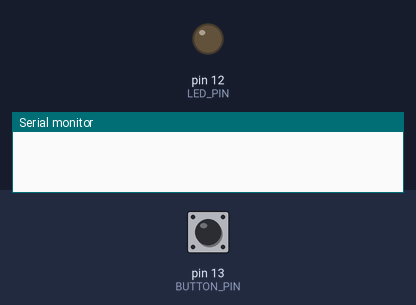
A sketch run on a simulated Arduino Uno, built with avr-gcc and run on an emulated ATmega328P. On the bench: output pins drawn as LEDs (lit = HIGH), the last lines printed to the serial monitor. Inputs (shaded band) come from the test bench; at power-on: pin 13 (BUTTON_PIN) HIGH.

Above: at 1.2 s.
1.3 s: pin 13 (BUTTON_PIN) pulled LOW for 0.15 s
At 2.0 s:
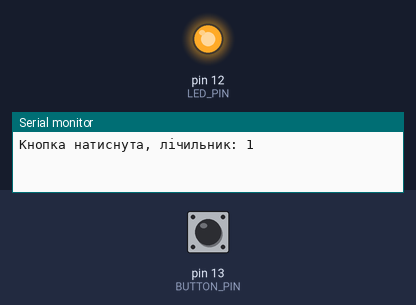
2.9 s: pin 13 (BUTTON_PIN) pulled LOW for 1 s
At 3.2 s:
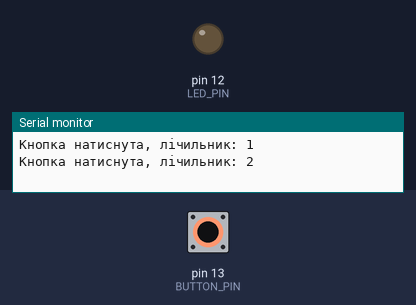
5.4 s: pin 13 (BUTTON_PIN) pulled LOW for 3.2 s
At 6.3 s:
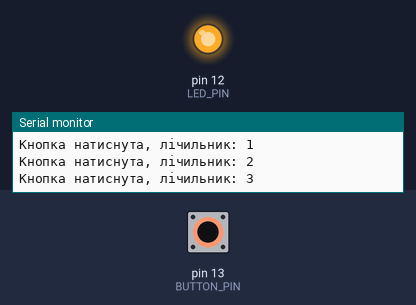
Timing chart, 0 to 8.4 s (numbered marks = the images above; inputs shaded):
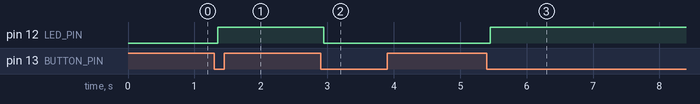

The sketch:

04_bounce_issue_fix_better.ino
```cpp
const int BUTTON_PIN = 13;
const int LED_PIN = 12;

int lastButtonState = HIGH;
int buttonState = HIGH;
int ledState = LOW;
int counter = 0;

void setup() {
  Serial.begin(9600);
  pinMode(LED_PIN, OUTPUT);
  pinMode(BUTTON_PIN, INPUT_PULLUP);
}

void loop() {
  int reading = digitalRead(BUTTON_PIN);

  if (reading != lastButtonState) {
    delay(50);

    reading = digitalRead(BUTTON_PIN);

    if (reading != buttonState) {
      buttonState = reading;

      if (buttonState == LOW) {
        counter++;
        Serial.print("Кнопка натиснута, лічильник: ");
        Serial.println(counter);

        ledState = !ledState;
        digitalWrite(LED_PIN, ledState);
      }
    }
  }

  lastButtonState = reading;
}
```

Measured:
- after the input at 1.3 s, pin 12 (LED_PIN): LOW → HIGH after 0.05 s
- after the input at 2.9 s, pin 12 (LED_PIN): HIGH → LOW after 0.05 s
- after the input at 5.4 s, pin 12 (LED_PIN): LOW → HIGH after 0.05 s
